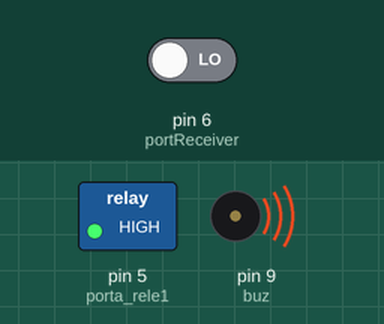
This sketch was run on a simulated Arduino Uno, built with avr-gcc and run on an emulated ATmega328P. Parts: switched loads named in the sketch (green lamp = pin HIGH), buzzer (waves = sounding). Inputs (shaded band) come from the test bench; at power-on: pin 6 (portReceiver) LOW.

Above: at 0.1 s.
At 6.7 s:
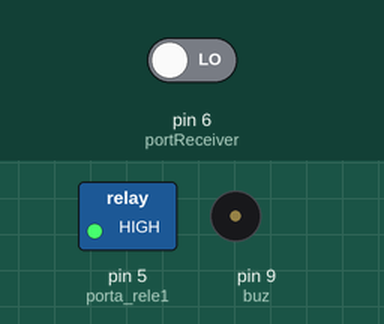
Timing chart, 0 to 8.2 s (numbered marks = the images above):
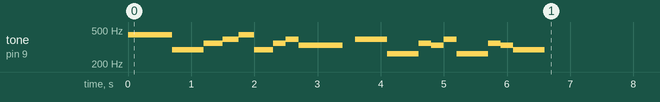

The sketch:

guincho-ppm.ino
```cpp
#define channumber 8
#define filter 10
int channel[channumber];
int lastReadChannel[channumber];
int conta = 0;
int portReceiver = 6;

int porta_rele1 = 5;
int inc = 0;
char buz = 9;
char* musica[] = {"La", "Re", "Fa", "Sol", "La", "Re", "Fa", "Sol", "Mi", "Pausa", "Sol", "Do", "Fa", "Mi", "Sol", "Do", "Fa", "Mi", "Re", "Fim"}; //Game of Thrones
int duracao[] = {700, 500, 300, 250, 250, 300, 200, 200, 700, 200, 500, 500, 200, 200, 200, 500, 200, 200, 500};


void setup() {
  Serial.begin(9600);
  pinMode(portReceiver, INPUT);
  pinMode(porta_rele1, OUTPUT);
  pinMode(buz, OUTPUT);
  digitalWrite(porta_rele1, HIGH);
  tocar(musica, duracao);
}

void loop() {

  if (pulseIn(portReceiver, HIGH) > 3000) {
    for (int i = 0; i <= channumber - 1; i++) {
      channel[i] = pulseIn(portReceiver, HIGH);
    }
    for (int i = 0; i <= channumber - 1; i++) {
      if ((channel[i] > 2000) || (channel[i] < 100)) {
        channel[i] = lastReadChannel[i];
      } else {
        channel[i] = (lastReadChannel[i] + channel[i]) / 2;
        conta++;
      }
    }

  }
  if (conta > filter) {
    for (int i = 0; i <= channumber - 1; i++) {
      if (i + 1 == 6){
        Serial.print("CH");
        Serial.print(i + 1);
        Serial.print(": ");
        Serial.println(channel[i]);
        lastReadChannel[i] = channel[i];
      }
    }
    if (channel[5] > 1500){
      //digitalWrite(13, HIGH);
      digitalWrite(porta_rele1, LOW);  //Liga rele 1

    }else{
      //digitalWrite(13, LOW);
      digitalWrite(porta_rele1, HIGH); //Desliga rele 1
    }
    delay(400);
    conta = 0;
  }
}


void tocar(char* mus[], int tempo[]) {
  int tom = 0;
  for (int i = 0; mus[i] != "Fim"; i++) {
    if (mus[i] == "Do") tom = 262;
    if (mus[i] == "Re") tom = 294;
    if (mus[i] == "Mi") tom = 330;
    if (mus[i] == "Fa") tom = 349;
    if (mus[i] == "Sol") tom = 392;
    if (mus[i] == "La") tom = 440;
    if (mus[i] == "Si") tom = 494;
    if (mus[i] == "Do#") tom = 528;
    if (mus[i] == "Re#") tom = 622;
    if (mus[i] == "Fa#") tom = 370;
    if (mus[i] == "Sol#") tom = 415;
    if (mus[i] == "La#") tom = 466;
    if (mus[i] == "Pausa") tom = 0;
    tone(buz, tom, tempo[i]);
    delay(tempo[i]);
  }
}
```
